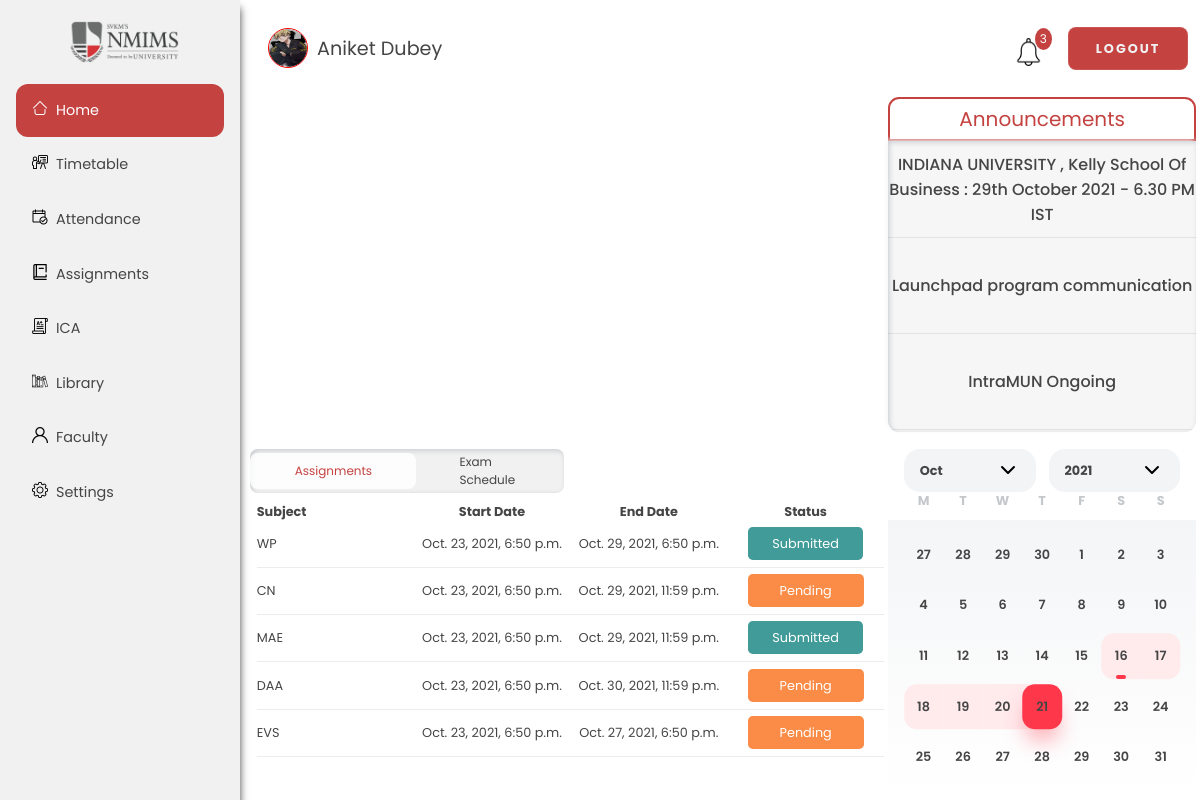
Screenshot of /dashboard/ (signed in) with the database file from the repository.
### dashboard/models.py (models this page shows, shortened)
class User(AbstractBaseUser):
    email = models.EmailField(
        verbose_name='email address',
        max_length=255,
        unique=True,
        default="test@gmail.com"
    )
    teacher = models.IntegerField(null=True,default=1)
    name = models.TextField(null=True)
    sap = models.TextField(
        null=True, default="00000000000", max_length=11, unique=True)
    dob = models.DateField(null=True)
    profile_pic = models.ImageField(null=True, blank=True)
    phone = models.TextField(null=True, max_length=10)
    is_active = models.BooleanField(default=True)
    staff = models.BooleanField(default=False)  # a admin user; non super-user
    admin = models.BooleanField(default=False)  # a superuser
    USERNAME_FIELD = 'email'
    REQUIRED_FIELDS = ['sap']  # Email & Password are required by default.
    @property
    def is_admin(self):
        return self.admin
    objects = UserManager()

class Announcements(models.Model):
    announcement_name = models.TextField(null=True, default="Announcement")
    class Meta:
        verbose_name_plural = "Announcement"

class Assignments(models.Model):
    branch_id = models.ForeignKey(
        Branch, to_field='branch_id', on_delete=models.CASCADE, default=uuid.uuid4)
    subject_id = models.ForeignKey(Subject, on_delete=models.CASCADE)
    assignment_name = models.TextField(default="Assignment")
    created = models.DateTimeField(auto_now_add=True)
    status = models.CharField(max_length=10, default="Pending", null=False)
    submission_date = models.DateTimeField(null=True)
    class Meta:
        verbose_name_plural = "Assignments"

class Subject(models.Model):
    subject_name = models.TextField(null=True, unique=True)
    subject_id = models.UUIDField(
        default=uuid.uuid4, unique=True, primary_key=True, editable=False)
    class Meta:
        verbose_name_plural = "Subjects"

### dashboard/views.py (the view)
# urls.py: path('', views.dashboard, name='dashboard'),
@login_required(login_url='login')
def dashboard(request):
        if request.user.is_admin:
            return render(request, 'dashboard/dashboard.html', context)
        elif request.user.is_staff:
            return render(request, 'dashboard/teacher.html', context)

### dashboard/templates/dashboard/dashboard.html (shortened to what this page needs)
{% extends 'dashboard/base.html' %}
{% block content %}
<div class="grid-container">
  <div class="grid-item one">
    <div id="curve_chart" style="width: 100%; height: 100%"></div>
  </div>
  <div class="grid-item two">
    <div id="donutchart" style="height: 100%; width: 100%;"></div>
  </div>
  <div class="grid-item announcement">
    <div class="title">
      Announcements
    </div>
    <div class="ann">
      <table class="ann-table">
        <tbody class="ann-body">
          {% for items in announcementname %}
          <tr class="border-bottom">
            <td class="ann-text">{{items.announcement_name}}</td>
          </tr>
          {% endfor %%}
        </tbody>
      </table>
    </div>
  </div>
  <div class="grid-item big">
    <div class="header">
      <a class="cat on" href="#" class="btn assign" onclick="assignment();changeSub();">Assignments</a>
      <a class="cat" href="#" class="btn exam" onclick="exam();changeSub();">Exam Schedule</a>
    </div>
    <div id="d-a">
      <table class="dash-GridTable">
        <thead class="dash-ass-header">
          <tr>
            <th class="dash-ass-header">Subject</th>
            <th class="dash-ass-header">Start Date</th>
            <th class="dash-ass-header">End Date</th>
            <th class="dash-ass-header">Status</th>
          </tr>
        </thead>
        <tbody>
          {% for items in assignmentname %}
          <tr class="border-bottom">
            <td class="dash-ass-table">{{items.subject_id.subject_name}}</td>
            <td class="dash-ass-table">{{items.created}}</td>
            <td class="dash-ass-table">{{items.submission_date}}</td>
            {% if items.status == 'Submitted' %}
            <td class="dash-ass-table"><a class="status done" href="">Submitted</a></td>
            {% else %}
            <td class="dash-ass-table"><a class="status pending" href="">Pending</a></td>
            {% endif%}
          </tr>
          {% endfor %}
        </tbody>
      </table>
    </div>
  </div>
  <div class="grid-item cal">
    <div class="calendar">
      <div class="calendar__opts">
        <select name="calendar__month" id="calendar__month">
          <option selected>Oct</option>
        </select>
        <select name="calendar__year" id="calendar__year">
          <option selected>2021</option>
        </select>
      </div>
      <div class="calendar__body">
        <div class="calendar__days">
          <div>M</div>
          <div>T</div>
          <div>W</div>
          <div>T</div>
          <div>F</div>
          <div>S</div>
          <div>S</div>
        </div>
        <div class="calendar__dates">
          <div class="calendar__date calendar__date--grey"><span>27</span></div>
          <div class="calendar__date calendar__date--grey"><span>28</span></div>
          <div class="calendar__date calendar__date--grey"><span>29</span></div>
          <div class="calendar__date calendar__date--grey"><span>30</span></div>
          <div class="calendar__date"><span>1</span></div>
          <div class="calendar__date"><span>2</span></div>
          <div class="calendar__date"><span>3</span></div>
          <div class="calendar__date"><span>4</span></div>
          <div class="calendar__date"><span>5</span></div>
          <div class="calendar__date"><span>6</span></div>
          <div class="calendar__date"><span>7</span></div>
          <div class="calendar__date"><span>8</span></div>
          <div class="calendar__date"><span>9</span></div>
          <div class="calendar__date"><span>10</span></div>
          <div class="calendar__date"><span>11</span></div>
          <div class="calendar__date"><span>12</span></div>
          <div class="calendar__date"><span>13</span></div>
          <div class="calendar__date"><span>14</span></div>
          <div class="calendar__date"><span>15</span></div>
          <div class="calendar__date calendar__date--selected calendar__date--first-date calendar__date--range-start">
            <span>16</span></div>
          <div class="calendar__date calendar__date--selected calendar__date--last-date"><span>17</span></div>
          <div class="calendar__date calendar__date--selected calendar__date--first-date"><span>18</span></div>
          <div class="calendar__date calendar__date--selected"><span>19</span></div>
          <div class="calendar__date calendar__date--selected"><span>20</span></div>
          <div class="calendar__date calendar__date--selected calendar__date--last-date calendar__date--range-end">
            <span>21</span></div>
          <div class="calendar__date"><span>22</span></div>
          <div class="calendar__date"><span>23</span></div>
          <div class="calendar__date"><span>24</span></div>
          <div class="calendar__date"><span>25</span></div>
          <div class="calendar__date"><span>26</span></div>
          <div class="calendar__date"><span>27</span></div>
          <div class="calendar__date"><span>28</span></div>
          <div class="calendar__date"><span>29</span></div>
          <div class="calendar__date"><span>30</span></div>
          <div class="calendar__date"><span>31</span></div>
        </div>
      </div>
    </div>
  </div>
</div>
{% endblock content %}

### dashboard/templates/dashboard/base.html (shortened to what this page needs)
{% load static %}
<!DOCTYPE html>
<html lang="en">
<head>
    <link rel="stylesheet" href="{% static 'base.css' %}">
    <link rel="stylesheet" href="{% static 'dashboard.css' %}">
    <link rel="stylesheet" href="{% static 'faculty.css' %}">
    <link rel="stylesheet" href="{% static 'attendance.css' %}">
    <link rel="stylesheet" href="{% static 'ica.css' %}">
    <link rel="stylesheet" href="{% static 'library.css' %}">
    <link rel="stylesheet" href="{% static 'timetable.css' %}">
    <link rel="stylesheet" href="{% static 'assignments.css' %}">
    <link rel="stylesheet" href="{% static 'settings.css' %}">
</head>
<body>
    <div class="background">
        <div class="sidebar">
            <img id="logo" src="{% static 'logo.png' %}" alt="logo">
            {% if request.path == "/dashboard/"%}
            <a class="pg active" href="{% url 'dashboard' %}">
                <img class="ico home" src="{% static 'home.png' %}" alt="">
                Home
            </a>
            {% else %}
            <a class="pg" href="{% url 'dashboard' %}">
                <img class="ico home" src="{% static 'home.png' %}" alt="">
                Home
            </a>
            {% endif %}
            {% if request.path == "/dashboard/timetable/"%}
            <a class="pg active" href="{% url 'timetable' %}">
                <img class="ico home" src="{% static 'classroom.png' %}" alt="">
                Timetable</a>
            {% else %}
            <a class="pg" href="{% url 'timetable' %}">
                <img class="ico home" src="{% static 'classroom.png' %}" alt="">
                Timetable</a>
            {% endif %}
            {% if request.path == "/dashboard/attendance/"%}
            <a class="pg active" href="{% url 'attendance' %}">
                <img class="ico attendance" src="{% static 'attendance.png' %}" alt="">
                Attendance
            </a>
            {% else %}
            <a class="pg" href="{% url 'attendance' %}">
                <img class="ico attendance" src="{% static 'attendance.png' %}" alt="">
                Attendance
            </a>
            {% endif %}
            {% if request.path == "/dashboard/assignments/"%}
            <a class="pg active" href="{% url 'assignments' %}">
                <img class="ico" src="{% static 'assignment.png' %}" alt="">
                Assignments</a>
            {% else %}
            <a class="pg" href="{% url 'assignments' %}">
                <img class="ico" src="{% static 'assignment.png' %}" alt="">
                Assignments</a>
            {% endif %}
            {% if request.path == "/dashboard/ica/"%}
            <a class="pg active" href="{% url 'ica' %}">
                <img class="ico" src="{% static 'ica.png' %}" alt="">
                ICA</a>
            {% else %}
            <a class="pg" href="{% url 'ica' %}">
                <img class="ico" src="{% static 'ica.png' %}" alt="">
                ICA</a>
            {% endif %}
            {% if request.path == "/dashboard/library/"%}
            <a class="pg active" href="{% url 'library' %}">
                <img class="ico" src="{% static 'library.png' %}" alt="">
                Library</a>
            {% else %}
            <a class="pg" href="{% url 'library' %}">
                <img class="ico" src="{% static 'library.png' %}" alt="">
                Library</a>
            {% endif %}
            {% if request.path == "/dashboard/faculty/"%}
            <a class="pg active" href="{% url 'faculty' %}" alt ="faculty">
                <img class="ico" src="{% static 'faculty.png' %}" alt="">
                Faculty</a>
            {% else %}
            <a class="pg" href="{% url 'faculty' %}" alt ="faculty">
                <img class="ico" src="{% static 'faculty.png' %}" alt="">
                Faculty</a>
            {% endif %}
            {% if request.path == "/dashboard/settings/"%}
            <a class="pg active" href="{% url 'settings' %}">
                <img class="ico" src="{% static 'settings.png' %}" alt="">
                Settings </a>
            {% else %}
            <a class="pg" href="{% url 'settings' %}">
                <img class="ico" src="{% static 'settings.png' %}" alt="">
                Settings </a>
            {% endif %}
        </div>
        <div class="container">
            <div class="navbar-main">
                <div class="std-name">
                    <img id="nav-pfp" src="{{user.profile_pic.url}}" alt="pfp">
                    <span id="nav-user">{{user.name}}</span>
                </div>
                <nav>
                    <ul>
                        <li>
                            <a href="#" class="notification">
                                <span>
                                    <img id="bell" src="{% static 'bell.png' %}" alt="notifications">
                                </span>
                                <span class="badge">3</span>
                            </a>
                        </li>
                        <li>
                            <button id="logout" onclick="location.href='{% url 'logout' %}'">Logout</button>
                        </li>
                    </ul>
                </nav>
            </div>
                {% block content%}
            {% endblock %}
        </div>
    </div>
</body>
</html>

### dashboard/static/base.css (style rules this page uses)
* { margin: 0; padding: 0; box-sizing: border-box; font-family: 'Poppins', sans-serif; color: #454545; }
html { scroll-behavior: smooth; }
.background { display: flex; height: 100vh; font-size: 20px; width: 100%; background-position: center; background-size: cover; }
.sidebar { width: 20vw; background-color: #f1f1f1; font-size: 0.9rem; box-shadow: 0 0.5rem 0.5rem rgb(69, 69, 69); }
#logo { display: block; width: 46%; height: auto; margin: 1.3rem 4.3rem; }
.ico { height: 1rem; margin-right: 0.5rem; top: 0.1rem; float: left; }
.sidebar a { display: block; padding: 1rem; margin-right: 1rem; margin-left: 1rem; text-decoration: none; margin-top: 0.1rem; }
.sidebar .active { background-color: #c44240; color: white; border-radius: 0.75rem; padding: 1rem; margin-top: 0.1rem; }
.sidebar a.active>img { filter: invert(1); }
.navbar-main { display: flex; align-items: center; width: 79vw; height: 12%; position: relative; }
nav { flex: 1; text-align: right; }
nav ul { overflow: hidden; }
nav ul li { list-style-type: none; display: inline-block; margin-left: 1.3rem; }
nav ul li a { text-decoration: none; color: gray; font-size: 0.8rem; }
.notification { color: white; height: 25px; text-decoration: none; position: relative; display: inline-block; border-radius: 5px; top: 0.8rem; }
#bell { height: 1.7rem; }
.std-name { width: 30%; display: flex; align-items: center; }
#nav-pfp { height: 2.5rem; width: 2.5rem; float: left; margin-left: 10%; border-radius: 50%; border: 1px solid red; }
#nav-user { margin-left: 3%; font-size: 1.2rem; }
.notification .badge { position: absolute; font-size: 12px; top: -10px; right: -10px; padding: 2px 5px; border-radius: 50%; background: rgb(196, 66, 64); color: white; }
#logout { display: inline-block; color: #f1f1f1; height: 2.7rem; width: 7.5rem; text-decoration: none; border-radius: 0.5rem; background: #c44240; border: 1px solid rgba(255, 255, 255, 0.1); backdrop-filter: blur(2rem); letter-spacing: 2px; cursor: pointer; text-transform: uppercase; }

### dashboard/static/assignments.css (style rules this page uses)
.border-bottom { border-bottom: 1px solid rgba(69, 69, 69, 0.1); }
.status.pending { background-color: rgb(250, 140, 71); text-decoration: none; border-radius: 0.3rem; padding: 0.5rem 2rem; color: white; }
.status.done { background-color: rgb(65, 155, 152); text-decoration: none; border-radius: 0.3rem; padding: 0.5rem 1.5rem; color: white; }

### rows the page displays
User: profile_pic (picture), name "Aniket Dubey"
Announcements: announcement_name "INDIANA UNIVERSITY , Kelly School Of Business : 29th October 2021 - 6.30 PM IST"
Announcements: announcement_name "Launchpad program communication"
Announcements: announcement_name "IntraMUN Ongoing"
Assignments: subject_id.subject_name "WP", created "Oct. 23, 2021, 6:50 p.m.", submission_date "Oct. 29, 2021, 6:50 p.m.", status "Submitted"
Assignments: subject_id.subject_name "CN", created "Oct. 23, 2021, 6:50 p.m.", submission_date "Oct. 29, 2021, 11:59 p.m.", status "Pending"
Assignments: subject_id.subject_name "MAE", created "Oct. 23, 2021, 6:50 p.m.", submission_date "Oct. 29, 2021, 11:59 p.m.", status "Submitted"
Assignments: subject_id.subject_name "DAA", created "Oct. 23, 2021, 6:50 p.m.", submission_date "Oct. 30, 2021, 11:59 p.m.", status "Pending"
Assignments: subject_id.subject_name "EVS", created "Oct. 23, 2021, 6:50 p.m.", submission_date "Oct. 27, 2021, 6:50 p.m.", status "Pending"
